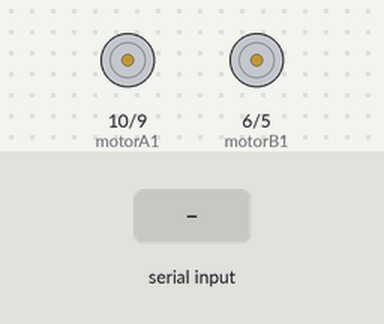
This sketch was run on a simulated Arduino Uno, built with avr-gcc and run on an emulated ATmega328P. On the bench: motor-driver pin pairs drawn as motors (green arrow = first pin HIGH = forward, orange = second pin HIGH = backward, longer = more drive, scaled by the enable pin). Inputs (shaded band) come from the test bench. What the sketch prints to the serial monitor is not drawn.

Above: at 1.2 s.
1.3 s: "F" received over Serial
At 2.3 s:
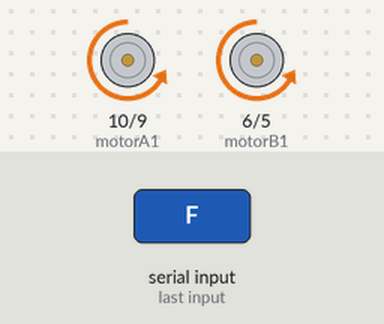
2.8 s: "B" received over Serial
At 3.5 s:
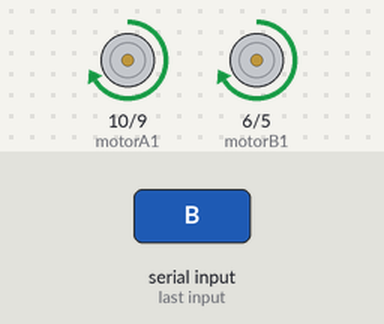
4.3 s: "L" received over Serial
At 4.6 s:
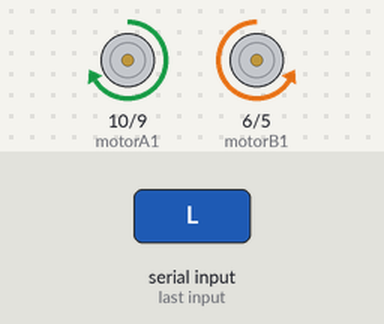
5.8 s: "R" received over Serial
At 6.9 s:
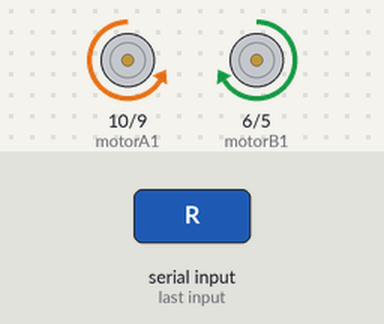
7.3 s: "S" received over Serial
At 8.1 s:
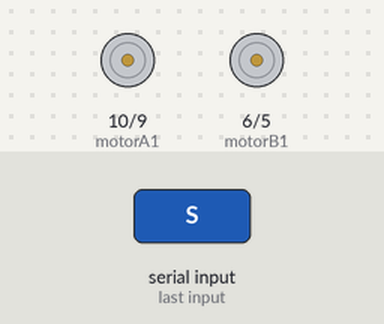
Timing chart, 0 to 9.8 s (numbered marks = the images above; inputs shaded):
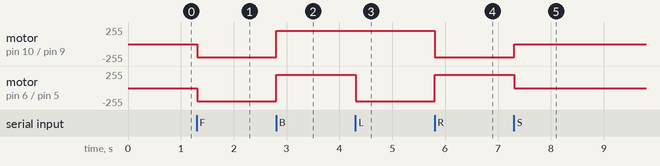

Measured:
- after the input at 1.3 s, motor on pin 10 (motorA1) / pin 9 (motorA2), motor on pin 6 (motorB1) / pin 5 (motorB2): stopped → backward 200/255 at once
- after the input at 2.8 s, motor on pin 10 (motorA1) / pin 9 (motorA2), motor on pin 6 (motorB1) / pin 5 (motorB2): backward 200/255 → forward 200/255 at once
- after the input at 4.3 s, motor on pin 6 (motorB1) / pin 5 (motorB2): forward 200/255 → backward 200/255 at once
- after the input at 5.8 s, motor on pin 10 (motorA1) / pin 9 (motorA2): forward 200/255 → backward 200/255 at once; motor on pin 6 (motorB1) / pin 5 (motorB2): backward 200/255 → forward 200/255 at once
- after the input at 7.3 s, motor on pin 10 (motorA1) / pin 9 (motorA2): backward 200/255 → stopped at once; motor on pin 6 (motorB1) / pin 5 (motorB2): forward 200/255 → stopped at once

The sketch:

first_code.ino
```cpp
 const int motorA1=10;
 const int motorA2      = 9;
 const int motorAspeed  = 11;
  const int motorB1      = 6;
  const int motorB2      = 5;
  const int motorBspeed  =3;

  char t;
  int vSpeed=200;

void setup() {

    pinMode(motorA1, OUTPUT);
    pinMode(motorA2, OUTPUT);
    pinMode(motorB1, OUTPUT);
    pinMode(motorB2, OUTPUT);

    Serial.begin(9600);
}

void loop() {

    if(Serial.available()); {
      t = Serial.read();
    }
   Serial.println(t);


     if  (t == 'F') {
  digitalWrite (motorA1,LOW);
  digitalWrite(motorA2,HIGH);
  digitalWrite (motorB1,LOW);
  digitalWrite(motorB2,HIGH);
  analogWrite (motorAspeed, vSpeed);
  analogWrite (motorBspeed, vSpeed);
  }


    else if (t == 'B') {
  digitalWrite (motorA1,HIGH);
  digitalWrite(motorA2,LOW);
  digitalWrite (motorB1,HIGH);
  digitalWrite(motorB2,LOW);
  analogWrite (motorAspeed, vSpeed);
  analogWrite (motorBspeed, vSpeed);
    }

    else if (t == 'L') {
  digitalWrite (motorA1,HIGH);
  digitalWrite(motorA2,LOW);
  digitalWrite (motorB1,LOW);
  digitalWrite(motorB2,HIGH);
  analogWrite(motorAspeed, vSpeed);
  analogWrite (motorBspeed, vSpeed);
    }

    else if (t == 'R') {
  digitalWrite (motorA1,LOW);
  digitalWrite(motorA2,HIGH);
  digitalWrite (motorB1,HIGH);
  digitalWrite(motorB2,LOW);
  analogWrite (motorAspeed, vSpeed);
  analogWrite (motorBspeed, vSpeed);
    }

    else if (t== 'S'){
        digitalWrite(motorA1 ,LOW);  digitalWrite(motorA2, LOW);
        digitalWrite(motorB1, LOW);  digitalWrite(motorB2, LOW);
    }


}
```
